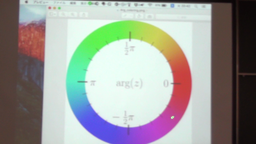
#> input picture test0.png, 256 x 144 px, shrunk from 1280 x 720 before the run, found by its file name
$ python imageTest.py
#> lines starting #> are read from the running program, lines starting #| are printed output that depends on the picture; after the words box and inside, x2 and y2 are one past the last pixel; in counts of white or black regions, pixels touching at a corner belong together; long printed decimals are rounded
#
#   ポインタ検出(学習結果)
#
import numpy as np
import cv2

from numpy.random import *

dataNumArray = []
imageAddress = "../makedata/test"


# RGB -> HSV変換関数--------------------------
def RGB2HSV(img):

    # HSV変換
    hsvImage = cv2.cvtColor(img, cv2.COLOR_BGR2HSV)
    hsv = cv2.split(hsvImage)
    hue        = hsv[0]         # 0 ~ 179 (*2)
    saturation = hsv[1]         # 0 ~ 255
    value      = hsv[2]         # 0 ~ 255

    return(hue, saturation, value)

# RGB -> YCrCb変換関数--------------------------
def RGB2YCrCb(img):

    # YCrCb変換
    ycrcbImage = cv2.cvtColor(img, cv2.COLOR_BGR2YCrCb)
    ycrcb = cv2.split(ycrcbImage)
    y  = ycrcb[0]
    cr = ycrcb[1]
    cb = ycrcb[2]

    return(y, cr, cb)

# ランダムな画像を取得, 最大値の場所を探す
for i in range(1):
    # ランダムな画像を選択
    #testNum = randint(0, 111)

    # テスト用画像の名前を生成
    #imageName = imageAddress + str(testNum) + ".png"
    #imageName = "../makedata/test105.png"
    imageName = "../testData2/test0.png"
    print(imageName)

    # 画像取得
    img = cv2.imread(imageName, 1)
#> img is the input picture: shape (144, 256, 3); mean B, G, R 153.5, 157.9, 156
    hsvImage = cv2.cvtColor(img, cv2.COLOR_BGR2HSV)
#> hsvImage: shape (144, 256, 3); mean H, S, V 65.5, 61.5, 175.9
    ycrcbImage = cv2.cvtColor(img, cv2.COLOR_BGR2YCrCb)
#> ycrcbImage: shape (144, 256, 3); mean of channels 0, 1, 2 156.8, 127.4, 126.1

    height, width = img.shape[:2]
#> height = 144; width = 256
    imageArray = np.zeros((height, width))

    print(imageArray.shape)
#| (144, 256)

    maxData = -1.0
    maxX = -1
    maxY = -1

    # 各画素にアクセス
    for i in range(height):
        for j in range(width):
            pixelValueRGB = img[i, j]    # [B, G, R]
            pixelValueHSV = hsvImage[i, j] # [H, S, V]
            pixelValueYCrCb = ycrcbImage[i, j] # [Y, Cr, Cb]

            b, g, r = pixelValueRGB[:3]
            h, s, v = pixelValueHSV[:3]
            y, cr, cb = pixelValueYCrCb[:3]
            #print("rgb", b, g, r)
            #print("hsv", h, s, v)
            #print("ycrcb", y, cr, cb)

            imageArray[i, j] = r * 7.528200e-04 + \
                               g * 1.244851e-04 + \
                               b * -1.428965e-04 + \
                               h * -2.149440e-06 + \
                               s * -1.096108e-05 + \
                               v * 1.077122e-04 + \
                               y * -7.389134e-04 + \
                              cr * -9.388121e-04 + \
                              cb *  2.879901e-04
            #print("check", i, j, maxData, imageArray[i, j])

            if maxData < imageArray[i, j]:
                maxData = imageArray[i, j]
                maxX = j
                maxY = i
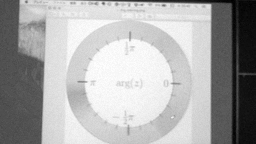
#> imageArray: shape (144, 256) float64; min -0.0841, max -0.057, mean -0.0659; drawn with min black and max white
#> after the loop, maxData = -0.057; maxX = 99; maxY = 26
                #print("if do")
    print(maxData, maxX, maxY)
#| -0.05702 99 26
    #img[maxX,maxY] = [0,0,0]
    cv2.circle(img, (maxX,maxY), 10, (0,0,0),-1)
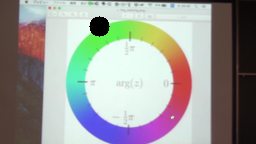
#> img: shape (144, 256, 3); 0.86% of pixels changed, all inside (x1, y1, x2, y2) = (89, 16, 110, 37)
    cv2.imshow("img",img)
    cv2.waitKey()
